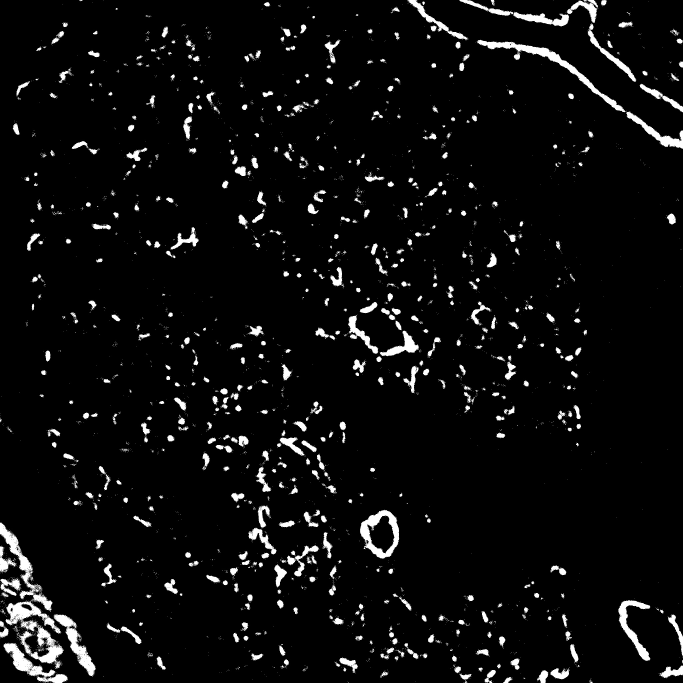
#> input picture Pulmonary Fibrosis Project/MASK_SK658 Slobe ch010068.jpg, 2048 x 2048 px (shown at 1/3 size); its folder holds 4 pictures in this run
$ python testing_code.py
#> lines starting #> are read from the running program, lines starting #| are printed output that depends on the picture; after the words box and inside, x2 and y2 are one past the last pixel; in counts of white or black regions, pixels touching at a corner belong together
from pathlib import Path
import cv2, numpy as np, pandas as pd
from termcolor import colored
from scipy.interpolate import interp1d
import matplotlib.pyplot as plt

img_dir = Path(__file__).parent

# 1) Collect all candidate files
all_files = [str(p) for p in sorted(img_dir.glob("MASK_*.jpg"))]

# 2) EXACT NAMES of the two files to EXCLUDE from the main analysis (copy/paste from your printout!)
#    Note: We compare case-insensitively below, so caps won't matter.
check_files = {
    "MASK_SK658 Slobe ch010083.jpg",
    "MASK_SK658 Slobe ch010143.jpg",
}

# 3) Build base_filenames by excluding check_files (case-insensitive)
check_set_lower = {name.lower() for name in check_files}
base_filenames = [f for f in all_files if Path(f).name.lower() not in check_set_lower]

print("Base files:")
for f in base_filenames:
    print(f)
print("\n(Excluded from main analysis):")
for n in check_files:
    print(img_dir / n)
print()

# 4) Map depths by filename (so order can’t get scrambled)
#    >>>>>> MAKE SURE THESE KEYS MATCH EXACTLY WHAT YOU SEE PRINTED ABOVE <<<<<<
depth_map = {
    "MASK_SK658 Slobe ch010068.jpg": 9800,
    "MASK_SK658 Slobe ch010114.jpg": 9900,
    "MASK_SK658 Slobe ch010146.jpg": 2000,
    "MASK_Sk658 Llobe ch010024.jpg": 600,
    "MASK_Sk658 Llobe ch010039.jpg": 15,
    "MASK_Sk658 Llobe ch010071.jpg": 7100,
}

# Build the aligned depths list for the files we kept
try:
    depths = [depth_map[Path(f).name] for f in base_filenames]
except KeyError as e:
    missing = str(e).strip("'")
    raise SystemExit(
        f"\nDepth missing for filename: {missing}\n"
        f"Add it to depth_map with the correct value."
    )

# ==== Main analysis for base_filenames ====
images = []
white_counts, black_counts, white_percents = [], [], []

for filename in base_filenames:
    img = cv2.imread(filename, 0)
#> img is the input picture: shape (2048, 2048); min 0, max 255, mean 13.1
    images.append(img)

for x in range(len(base_filenames)):
    _, binary = cv2.threshold(images[x], 127, 255, cv2.THRESH_BINARY)
    white = np.sum(binary == 255)
    black = np.sum(binary == 0)
    white_counts.append(white)
    black_counts.append(black)
#> this loop made 2 passes
#> (white, black) on passes 1 to 2: (214773, 3979531), (242340, 3951964)
#> pass 1, `_, binary = cv2.threshold(images[x], 127, 255, cv2.THRESH_BINARY)`:
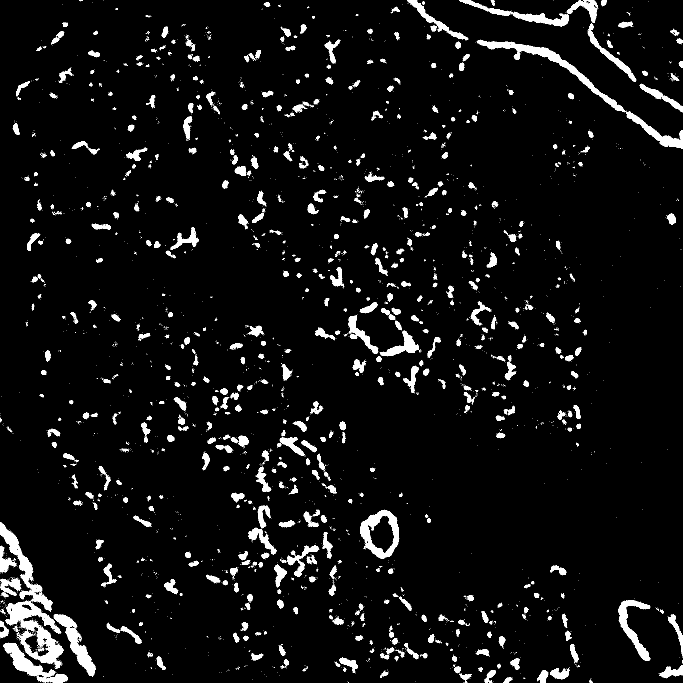
#> binary: shape (2048, 2048) (shown at 1/3 size); 5.1% white; 5131 white regions (4494 under 20 px), largest, box (x1, y1, x2, y2) and area: (17, 1803, 192, 2006) 11386, (1432, 119, 1876, 337) 8815, (0, 1567, 158, 1835) 6892
#> pass 2, `_, binary = cv2.threshold(images[x], 127, 255, cv2.THRESH_BINARY)`:
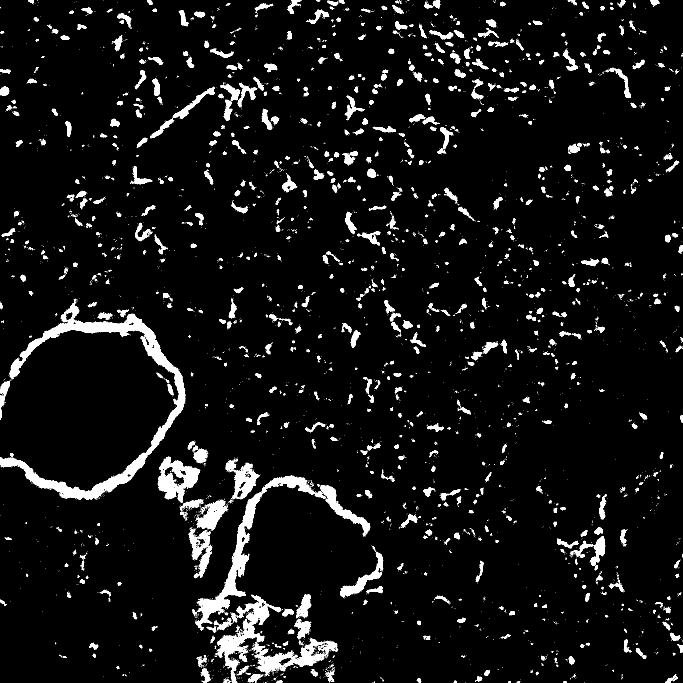
#> binary: shape (2048, 2048) (shown at 1/3 size); 5.8% white; 6450 white regions (5596 under 20 px), largest, box (x1, y1, x2, y2) and area: (0, 941, 556, 1500) 34563, (586, 1426, 977, 1884) 16847, (651, 1784, 843, 2048) 9602
#> after the loop, black_counts = [3979531, 3951964]; white_counts = [214773, 242340]

print(colored("Counts of pixel by color in each image", "yellow"))
for x in range(len(base_filenames)):
    print(colored(f"White pixels in image {x}: {white_counts[x]}", "white"))
    print(colored(f"Black pixels in image {x}: {black_counts[x]}", "black"))
    print()
#> this loop made 2 passes
#| White pixels in image 0: 214773
#| Black pixels in image 0: 3979531
#| White pixels in image 1: 242340
#| Black pixels in image 1: 3951964

for x in range(len(base_filenames)):
    white_percent = 100.0 * white_counts[x] / (white_counts[x] + black_counts[x])
    white_percents.append(white_percent)
#> this loop made 2 passes
#> white_percent on passes 1 to 2: 5.12, 5.78
#> after the loop, white_percents = [5.12, 5.78]

print(colored("Percent white px:", "yellow"))
for x in range(len(base_filenames)):
    print(colored(f'{base_filenames[x]}:', "red"))
    print(f'{white_percents[x]:.6f}% White | Depth: {depths[x]} microns')
    print()

# Write main CSV
pd.DataFrame({
    'Filenames': [Path(f).name for f in base_filenames],
    'Depths': depths,
    'White percents': white_percents
}).to_csv('Percent_White_Pixels.csv', index=False)
print("CSV file 'Percent_White_Pixels.csv' has been created.")

# ==== Build interpolation function BEFORE checking extra depths ====
x = depths
y = white_percents
#> y = [5.12, 5.78]
#> (the run stopped early here; a loop or call above may not have finished)
